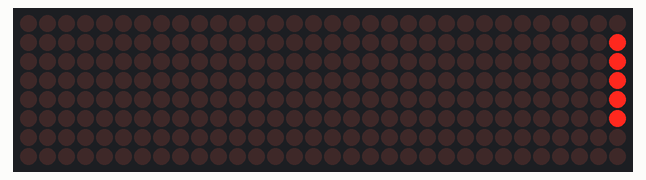
Bench run of a sketch on a simulated Arduino Nano, built with avr-gcc and run on an emulated ATmega328P. Shown: 32×8 LED matrix.

Above: at 0.86 s.
At 5.59 s:
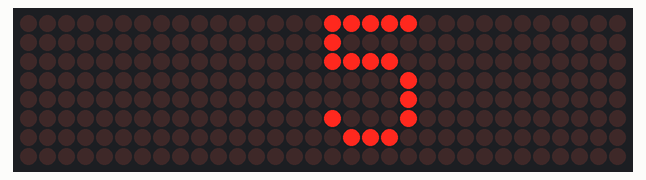
At 10.29 s:
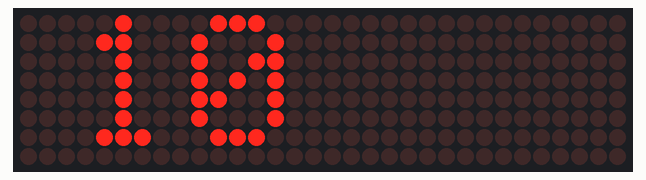
At 20.03 s:
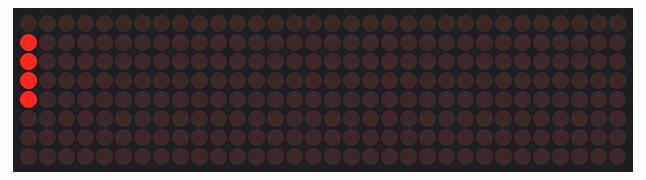
At 29.33 s:
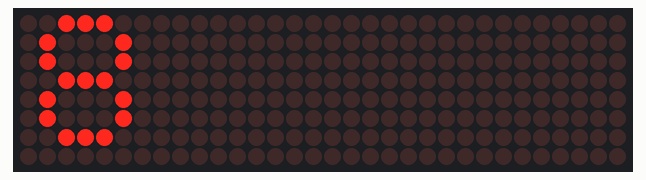
At 39.58 s:
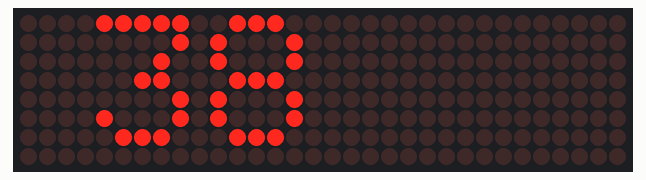

The sketch:

dot_Ticker.ino
```cpp
#include <SPI.h>
#include <Adafruit_GFX.h>
#include <Max72xxPanel.h>

int pinCS = 10; // Attach CS to this pin, DIN to MOSI and CLK to SCK (cf http://arduino.cc/en/Reference/SPI )
int numberOfHorizontalDisplays = 4;
int numberOfVerticalDisplays = 1;

Max72xxPanel matrix = Max72xxPanel(pinCS, numberOfHorizontalDisplays, numberOfVerticalDisplays);

char tape[5] ;
int wait = 20; // In milliseconds

int spacer = 1;
int width = 5 + spacer; // The font width is 5 pixels

int number = 0;

void setup() {

  matrix.setIntensity(7); // Use a value between 0 and 15 for brightness

// Adjust to your own needs
//  matrix.setPosition(0, 0, 0); // The first display is at <0, 0>
//  matrix.setPosition(1, 1, 0); // The second display is at <1, 0>
//  matrix.setPosition(2, 2, 0); // The third display is at <2, 0>
//  matrix.setPosition(3, 3, 0); // And the last display is at <3, 0>
//  ...
matrix.setRotation(0, 3);    // The first display is position upside down
matrix.setRotation(1, 3);
matrix.setRotation(2, 3);
matrix.setRotation(3, 3);
//  matrix.setRotation(3, 2);    // The same hold for the last display
}

void displayTape(String tape){
for ( int i = 0 ; i < width * tape.length() + matrix.width() - 1 - spacer; i++ ) {

    matrix.fillScreen(LOW);

    int letter = i / width;
    int x = (matrix.width() - 1) - i % width;
    int y = (matrix.height() - 8) / 2; // center the text vertically

    while ( x + width - spacer >= 0 && letter >= 0 ) {
      if ( letter < tape.length() ) {
        matrix.drawChar(x, y, tape[letter], HIGH, LOW, 1);
      }

      letter--;
      x -= width;
    }

    matrix.write(); // Send bitmap to display

    delay(wait);
  }


}


void loop() {
displayTape(tape);
itoa(number,tape,10);
number++;

}
```
